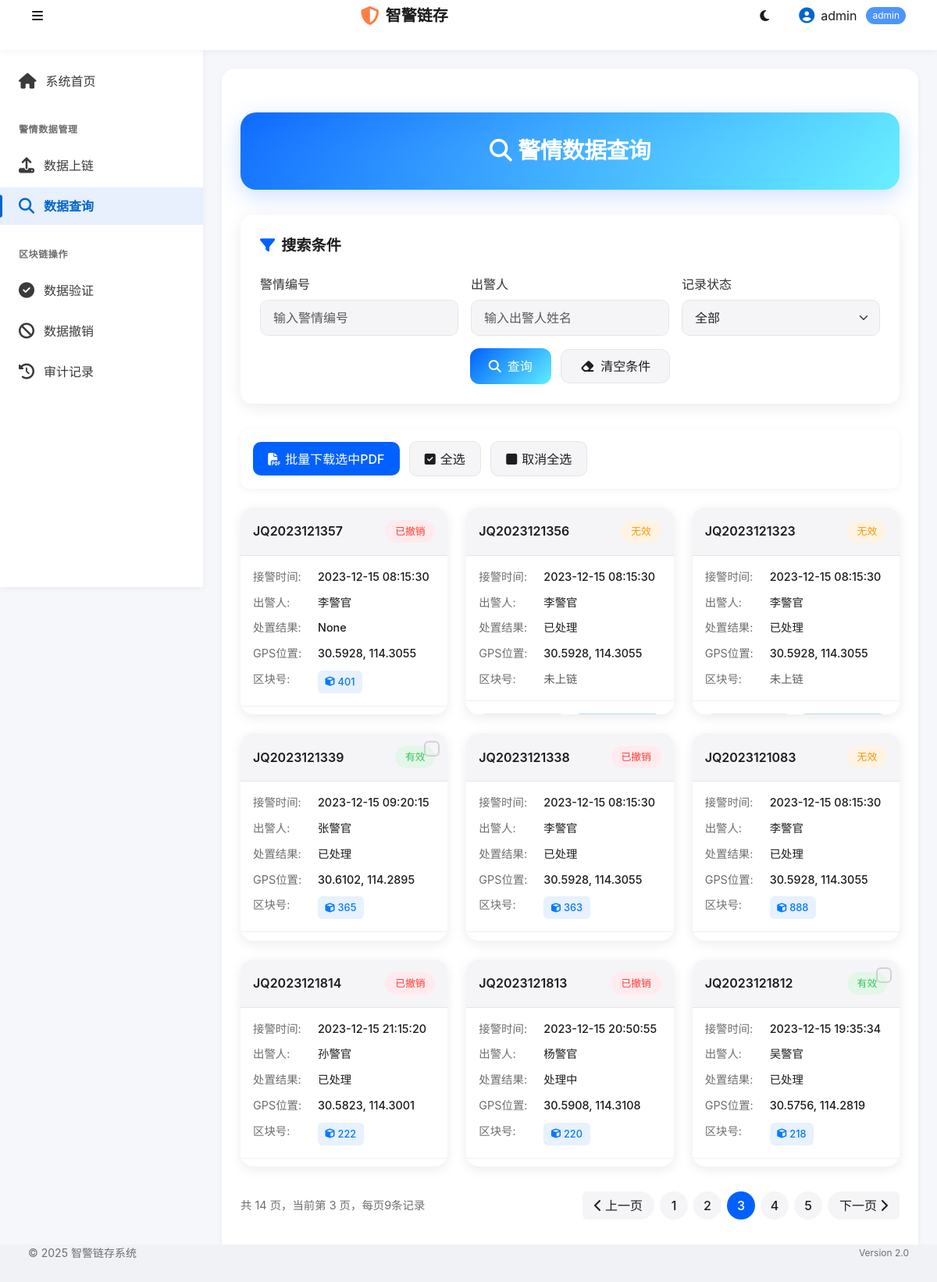
Screenshot of /query?page=3&police_no=&officer=&status= (signed in) with the database file from the repository.
### tables this page shows
CREATE TABLE "police_records" (
            PoliceNo TEXT PRIMARY KEY, ReceiveTime TEXT, PoliceOfficer TEXT, Result TEXT, GPSLocation TEXT, Temp_Hash TEXT, PDF_Hash TEXT, Merkle_Hash TEXT, IPFS TEXT, UploadTime TEXT, RecordStatus TEXT DEFAULT 'Active', Memo TEXT DEFAULT 'N/A', BlockNum INTEGER
        , Status TEXT DEFAULT 'active', RevokeTime DATETIME, RevokeUser TEXT, ReportType TEXT, Location TEXT, ContactName TEXT, ContactPhone TEXT, Priority TEXT DEFAULT '普通', Department TEXT, DispatchTime TEXT, Description TEXT);

### views.py (the view)
@app.route('/query', methods=['GET', 'POST'])
def query():
    if not session.get('logged_in'):
        flash('请先登录系统!', 'warning')
        return redirect(url_for('login'))
    page = int(request.args.get('page', 1))
    per_page = 9  # 每页显示的记录数
    search_police_no = request.args.get('police_no', '')
    search_officer = request.args.get('officer', '')
    search_status = request.args.get('status', '')
    query = "SELECT * FROM police_records WHERE 1=1"
    params = []
    if search_police_no:
        query += " AND PoliceNo LIKE ?"
        params.append(f"%{search_police_no}%")
    if search_officer:
        query += " AND PoliceOfficer LIKE ?"
        params.append(f"%{search_officer}%")
    if search_status:
        query += " AND RecordStatus = ?"
        params.append(search_status)
    count_query = f"SELECT COUNT(*) as count FROM ({query})"
    total_count = query_db(count_query, params, one=True)
    total_count = total_count.get('count', 0) if total_count else 0
    query += " ORDER BY UploadTime DESC LIMIT ? OFFSET ?"
    offset = (page - 1) * per_page
    params.extend([per_page, offset])
    records = query_db(query, params)
    total_pages = (total_count + per_page - 1) // per_page if total_count > 0 else 1
    return render_template('query.html',
                           records=records,
                           page=page,
                           total_pages=total_pages,
                           search_police_no=search_police_no,
                           search_officer=search_officer,
                           search_status=search_status)

### views.py (called while the page is built)
def connect_db():
    conn = sqlite3.connect(DATABASE)
    conn.row_factory = sqlite3.Row
    return conn

def query_db(query, args=(), one=False):
    conn = connect_db()
    cursor = conn.cursor()
    cursor.execute(query, args)
    columns = [column[0] for column in cursor.description]
    results = []
    for row in cursor.fetchall():
        results.append(dict(zip(columns, row)))
    conn.close()
    return (results[0] if results else None) if one else results

@app.before_request
def before_request():
    os.makedirs(os.path.dirname(DATABASE), exist_ok=True)
    g.db = connect_db()

@app.teardown_request
def teardown_request(exception):
    db = getattr(g, 'db', None)
    if db is not None:
        db.close()

### templates/query.html (shortened to what this page needs)
{% extends "layout.html" %}
{% block content %}
<div class="query-container">
  <div class="header-card">
    <h2><i class="fas fa-search me-2"></i>警情数据查询</h2>
  </div>
  <div class="search-card">
    <div class="search-title">
      <i class="fas fa-filter"></i>搜索条件
    </div>
    <form method="GET" action="{{ url_for('query') }}">
      <div class="row g-3">
        <div class="col-md-4">
          <label for="police_no" class="form-label">警情编号</label>
          <input type="text" class="form-control" id="police_no" name="police_no" value="{{ search_police_no }}"
            placeholder="输入警情编号">
        </div>
        <div class="col-md-4">
          <label for="officer" class="form-label">出警人</label>
          <input type="text" class="form-control" id="officer" name="officer" value="{{ search_officer }}"
            placeholder="输入出警人姓名">
        </div>
        <div class="col-md-4">
          <label for="status" class="form-label">记录状态</label>
          <select class="form-select" id="status" name="status">
            <option value="">全部</option>
          </select>
        </div>
        <div class="col-12 text-center mt-3">
          <button type="submit" class="search-btn">
            <i class="fas fa-search me-2"></i>查询
          </button>
          <a href="{{ url_for('query') }}" class="reset-btn ms-2">
            <i class="fas fa-eraser me-2"></i>清空条件
          </a>
        </div>
      </div>
    </form>
  </div>
  {% if records %}
  <div class="batch-toolbar">
    <button type="button" id="batch-download-btn" class="batch-btn btn-primary-apple">
      <i class="fas fa-file-pdf"></i>批量下载选中PDF
    </button>
    <button type="button" id="select-all-btn" class="batch-btn btn-secondary-apple">
      <i class="fas fa-check-square"></i>全选
    </button>
    <button type="button" id="deselect-all-btn" class="batch-btn btn-secondary-apple">
      <i class="fas fa-square"></i>取消全选
    </button>
  </div>
  <div class="records-grid">
    {% for record in records %}
    <div
      class="record-card {% if record.RecordStatus=='Revoked' %}card-revoked{% elif record.RecordStatus=='Invalid' %}card-invalid{% endif %}">
      <div class="record-header">
        <div class="record-id">{{ record.PoliceNo }}</div>
        <div
          class="record-status {% if record.RecordStatus == 'Active' %}status-active{% elif record.RecordStatus == 'Revoked' %}status-revoked{% else %}status-invalid{% endif %}">
          {% if record.RecordStatus == 'Active' %}有效{% elif record.RecordStatus == 'Revoked' %}已撤销{% else %}无效{% endif
          %}
        </div>
      </div>
      <div class="record-content">
        <div class="record-detail">
          <span class="detail-label">接警时间:</span>
          <span class="detail-value">{{ record.ReceiveTime }}</span>
        </div>
        <div class="record-detail">
          <span class="detail-label">出警人:</span>
          <span class="detail-value">{{ record.PoliceOfficer }}</span>
        </div>
        <div class="record-detail">
          <span class="detail-label">处置结果:</span>
          <span class="detail-value">{{ record.Result }}</span>
        </div>
        <div class="record-detail">
          <span class="detail-label">GPS位置:</span>
          <span class="detail-value">{{ record.GPSLocation }}</span>
        </div>
        <div class="record-detail">
          <span class="detail-label">区块号:</span>
          <span class="detail-value">
            {% if record.BlockNum %}
            <div class="block-badge">
              <i class="fas fa-cube"></i>{{ record.BlockNum }}
            </div>
            {% else %}
            <span class="text-muted">未上链</span>
            {% endif %}
          </span>
        </div>
      </div>
      <div class="record-actions">
        {% if record.RecordStatus == 'Active' %}
        <button type="button" class="action-btn btn-revoke revoke-btn" data-record-id="{{ record.PoliceNo }}">
          <i class="fas fa-ban me-1"></i>撤销
        </button>
        {% else %}
        <button class="action-btn btn-disabled" disabled>
        </button>
        {% endif %}
        <a href="{{ url_for('download_pdf', police_no=record.PoliceNo) }}" class="action-btn btn-download">
        </a>
      </div>
      {% if record.RecordStatus == 'Active' %}
      <label class="card-checkbox">
        <input type="checkbox" class="checkbox-apple record-checkbox" name="selected_records"
          value="{{ record.PoliceNo }}">
      </label>
      {% endif %}
    </div>
    {% endfor %}
  </div>
  <div class="pagination-container">
    <div class="page-info">共 {{ total_pages }} 页，当前第 {{ page }} 页，每页9条记录</div>
    <nav aria-label="警情记录分页">
      <ul class="pagination">
        {% if page > 1 %}
        <li class="page-item">
          <a class="page-link page-nav-link"
            href="{{ url_for('query', page=page-1, police_no=search_police_no, officer=search_officer, status=search_status) }}">
            <i class="fas fa-chevron-left me-1"></i>上一页
          </a>
        </li>
        {% else %}
        <li class="page-item disabled">
          <span class="page-link page-nav-link disabled">
            <i class="fas fa-chevron-left me-1"></i>上一页
          </span>
        </li>
        {% endif %}
        {% for p in range(1, total_pages + 1) %}
        {% if p >= page - 2 and p <= page + 2 %} <li class="page-item {% if p == page %}active{% endif %}">
          <a class="page-link"
            href="{{ url_for('query', page=p, police_no=search_police_no, officer=search_officer, status=search_status) }}">{{
            p }}</a>
          </li>
          {% endif %}
          {% endfor %}
          {% if page < total_pages %} <li class="page-item">
            <a class="page-link page-nav-link"
              href="{{ url_for('query', page=page+1, police_no=search_police_no, officer=search_officer, status=search_status) }}">
              下一页<i class="fas fa-chevron-right ms-1"></i>
            </a>
            </li>
            {% else %}
            <li class="page-item disabled">
              <span class="page-link page-nav-link disabled">
                下一页<i class="fas fa-chevron-right ms-1"></i>
              </span>
            </li>
            {% endif %}
      </ul>
    </nav>
  </div>
  {% endif %}
</div>
{% endblock %}

### static/styles/modern.css (style rules this page uses)
:root { --primary-color: #0066cc; --primary-light: #4d94ff; --primary-dark: #004c99; --secondary-color: #3a7ced; --accent-color: #ff7d45; --success-color: #34c759; --warning-color: #ffcc00; --danger-color: #ff3b30; --info-color: #5ac8fa; --bg-main: #f5f7fa; --bg-content: #ffffff; --bg-card: #ffffff; --bg-header: #ffffff; --bg-footer: #f0f2f5; --bg-sidebar: #ffffff; --bg-hover: #f0f4f8; --bg-active: #e8f0fe; --text-primary: #1c1c1e; --text-secondary: #3a3a3c; --text-tertiary: #6e6e73; --text-muted: #8e8e93; --text-light: #ffffff; --text-on-primary: #ffffff; --border-color: #e5e5ea; --border-light: #f2f2f7; --shadow-sm: 0 2px 8px rgba(0, 0, 0, 0.05); --shadow-md: 0 4px 12px rgba(0, 0, 0, 0.08); --shadow-lg: 0 8px 24px rgba(0, 0, 0, 0.12); --shadow-focus: 0 0 0 3px rgba(0, 102, 204, 0.25); --radius-sm: 6px; --radius-md: 10px; --radius-lg: 16px; --radius-round: 9999px; --header-height: 64px; --footer-height: 48px; --sidebar-width: 260px; --sidebar-collapsed: 70px; --transition-fast: 0.15s; --transition-normal: 0.25s; --transition-slow: 0.4s; --ease-bounce: cubic-bezier(0.34, 1.56, 0.64, 1); --ease-smooth: cubic-bezier(0.4, 0, 0.2, 1); }
* { margin: 0; padding: 0; box-sizing: border-box; }
body { font-family: -apple-system, BlinkMacSystemFont, "Segoe UI", Roboto, "Helvetica Neue", Arial, sans-serif; font-size: 16px; line-height: 1.5; color: var(--text-primary); background-color: var(--bg-main); overflow-x: hidden; transition: background-color var(--transition-normal), color var(--transition-normal); }
a { color: var(--primary-color); text-decoration: none; transition: color var(--transition-fast); }
.form-control { padding: 0.75rem 1rem; font-size: 1rem; border-radius: var(--radius-md); border: 1.5px solid var(--border-color); background-color: var(--bg-card); color: var(--text-primary); transition: all var(--transition-fast); }

### rows the page displays
police_records: PoliceNo "JQ2023121357", RecordStatus "已撤销", ReceiveTime "2023-12-15 08:15:30", PoliceOfficer "李警官", Result "None", GPSLocation "30.5928, 114.3055", BlockNum "401"
police_records: PoliceNo "JQ2023121356", RecordStatus "无效", ReceiveTime "2023-12-15 08:15:30", PoliceOfficer "李警官", Result "已处理", GPSLocation "30.5928, 114.3055", shows "未上链"
police_records: PoliceNo "JQ2023121323", RecordStatus "无效", ReceiveTime "2023-12-15 08:15:30", PoliceOfficer "李警官", Result "已处理", GPSLocation "30.5928, 114.3055", shows "未上链"
police_records: PoliceNo "JQ2023121339", RecordStatus "有效", ReceiveTime "2023-12-15 09:20:15", PoliceOfficer "张警官", Result "已处理", GPSLocation "30.6102, 114.2895", BlockNum "365"
police_records: PoliceNo "JQ2023121338", RecordStatus "已撤销", ReceiveTime "2023-12-15 08:15:30", PoliceOfficer "李警官", Result "已处理", GPSLocation "30.5928, 114.3055", BlockNum "363"
police_records: PoliceNo "JQ2023121083", RecordStatus "无效", ReceiveTime "2023-12-15 08:15:30", PoliceOfficer "李警官", Result "已处理", GPSLocation "30.5928, 114.3055", BlockNum "888"
police_records: PoliceNo "JQ2023121814", RecordStatus "已撤销", ReceiveTime "2023-12-15 21:15:20", PoliceOfficer "孙警官", Result "已处理", GPSLocation "30.5823, 114.3001", BlockNum "222"
police_records: PoliceNo "JQ2023121813", RecordStatus "已撤销", ReceiveTime "2023-12-15 20:50:55", PoliceOfficer "杨警官", Result "处理中", GPSLocation "30.5908, 114.3108", BlockNum "220"
police_records: PoliceNo "JQ2023121812", RecordStatus "有效", ReceiveTime "2023-12-15 19:35:34", PoliceOfficer "吴警官", Result "已处理", GPSLocation "30.5756, 114.2819", BlockNum "218"

### other values shown
{{ session.username }} "admin"
{{ session.role }} "admin"
{{ total_pages }} "14"
{{ page }} "3"
{{ p }} "1" "2" "3" "4" "5"
